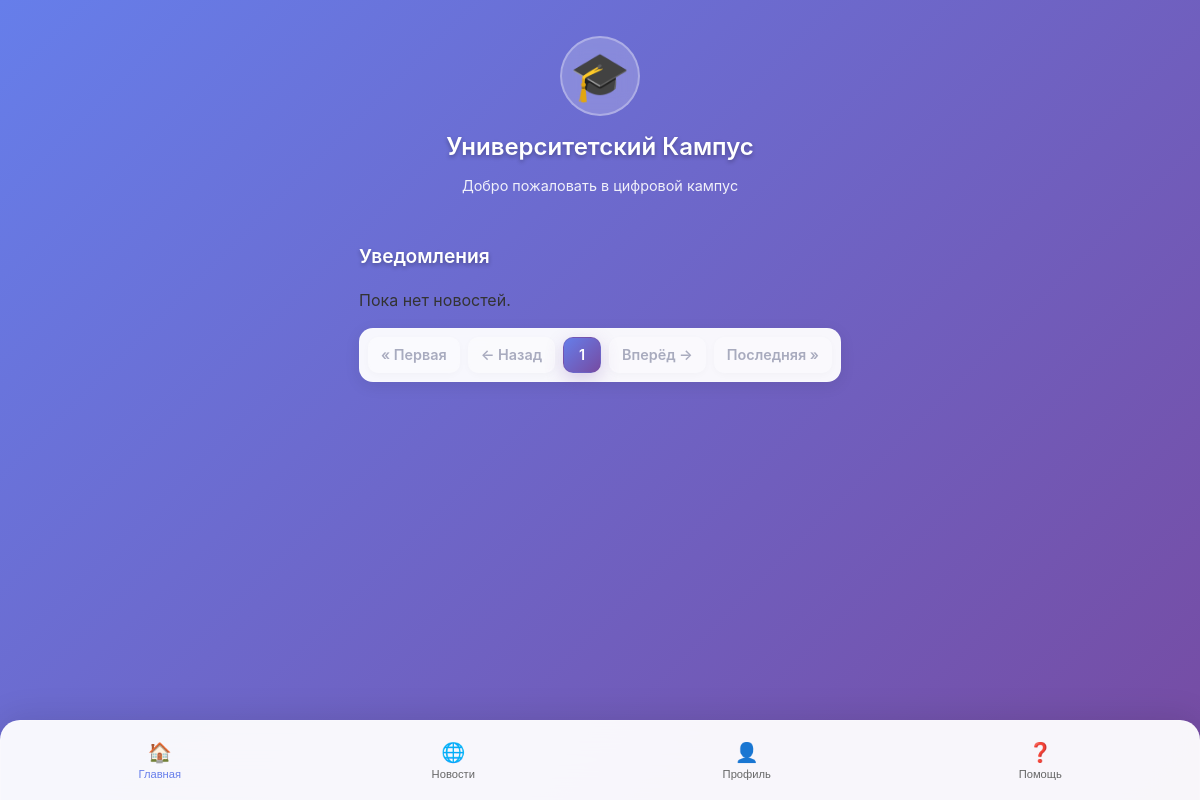
The page /news/ on the database as committed earlier.
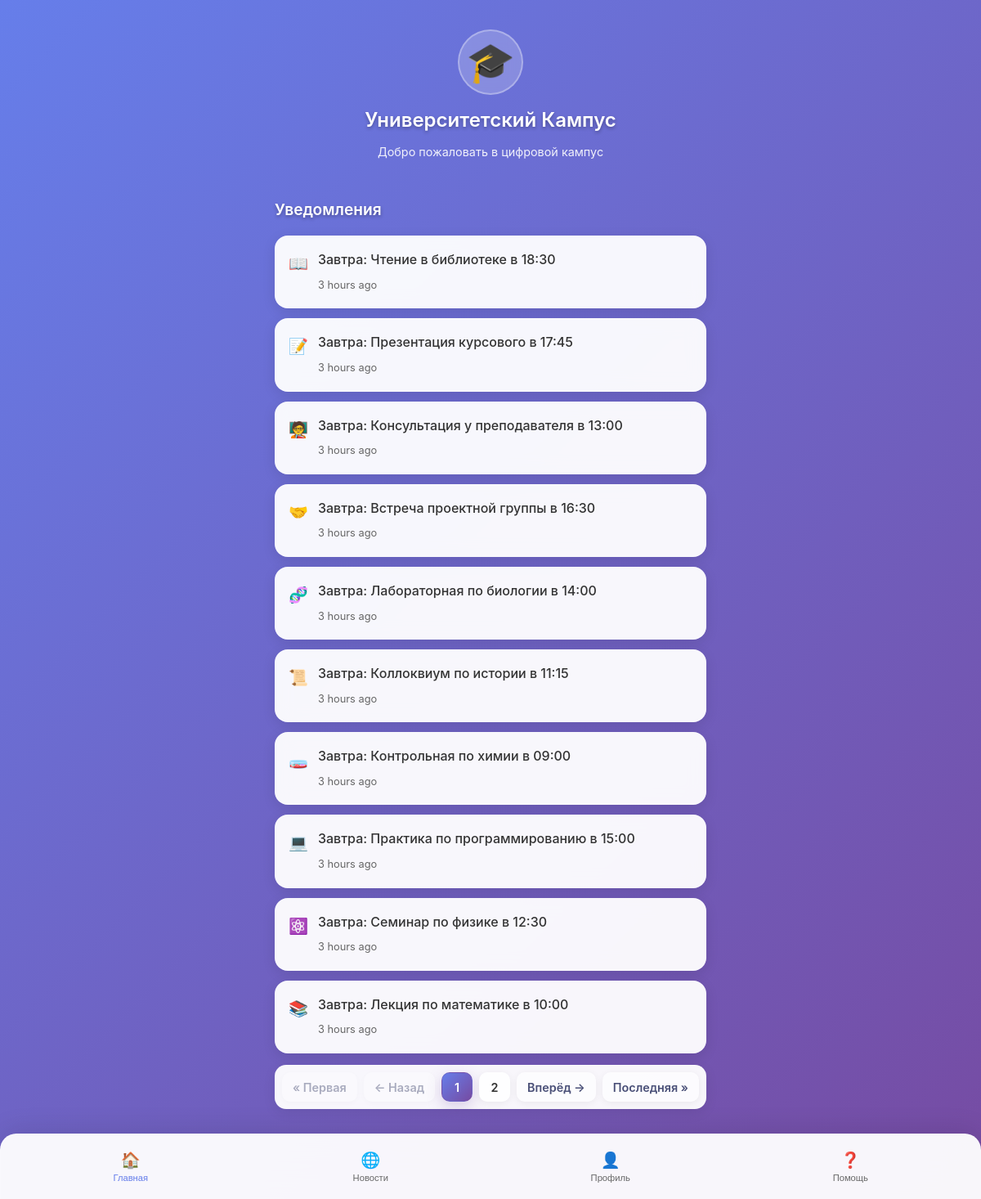
The same page on the database as committed later.
### main/models.py (models this page shows, shortened)
class NewsPost(models.Model):
    university = models.ForeignKey('University', on_delete=models.CASCADE, related_name='news', null=True)
    news_icon = models.CharField(max_length=8, verbose_name="Эмодзи")
    title = models.CharField(max_length=255, verbose_name="Заголовок")
    body = models.TextField(verbose_name="Текст новости")
    created_at = models.DateTimeField(auto_now_add=True)
    published_at = models.DateTimeField(default=timezone.now)
    author = models.CharField(max_length=100, verbose_name="Автор")
    cover_image = models.ImageField(upload_to="news_covers/", blank=True, null=True)
    is_published = models.BooleanField(default=True)
    class Meta:
        ordering = ["-published_at"]
    def get_absolute_url(self):
        return reverse("news_detail", kwargs={"news_id": self.id})

### main/views/news.py (the view)
# urls.py: path('news/', views.news_view, name='news_view'),
def news_view(request):
    PAGINATOR_COUNT = 10
    qs = NewsPost.objects.filter(is_published=True).order_by("-published_at")
    person = Person.objects.filter(pk=1).first()
    if person:
        student = getattr(person, "student", None)
        if student:
            uni = student.university
            qs = qs.filter(university=uni)
        else:
            teacher = getattr(person, "teacher", None)
            if teacher:
                qs = qs.filter(university=teacher.university)
    paginator = Paginator(qs, PAGINATOR_COUNT)
    page = request.GET.get("page", 1)
    try:
        page_obj = paginator.page(page)
    except PageNotAnInteger:
        page_obj = paginator.page(1)
    except EmptyPage:
        page_obj = paginator.page(paginator.num_pages)
    return render(request, 'main/news/news_list.html', {
        "page_obj": page_obj,
        "paginator": paginator,
        "is_paginated": page_obj.has_other_pages(),
    })

### main/templatetags/pagination.py (called while the page is built)
@register.simple_tag(takes_context=True)
def page_url(context, request, page_number):
    params = request.GET.copy()
    params["page"] = page_number
    qs = params.urlencode()
    return f"?{qs}" if qs else f"?page={page_number}"

### main/templates/main/news/news_list.html (shortened to what this page needs)
{% extends 'main/index.html' %}
{% load news_extras %}
{% load humanize %}
{% load static %}
{% block extra_styles %}
    <link rel="stylesheet" href="{% static 'css/nl_paginator.css' %}">
{% endblock %}
{% block content %}
    <section class="notifications">
        <h2 class="section-title">Уведомления</h2>
        <div class="notifications-list">
            {% if page_obj.object_list %}
                {% for n in page_obj.object_list %}
                    <a href="{{ n.get_absolute_url }}" class="link-reset">
                        <article class="notification-item">
                            <div class="notification-icon">{{ n.news_icon }}</div>
                            <div class="notification-content">
                                <p class="notification-text">{{ n.title }}</p>
                                <span class="notification-time"> {{ n.published_at|naturaltime }}
                            </span>
                            </div>
                        </article>
                    </a>
                {% endfor %}
            {% else %}
                <p>Пока нет новостей.</p>
            {% endif %}
        </div>
        {% include 'main/menu/paginator.html' %}
    </section>
{% endblock %}

### main/templates/main/index.html (shortened to what this page needs)
<!DOCTYPE html>
{% load static %}
<html lang="ru">
<head>
    <link rel="stylesheet" href="{% static 'css/styles.css' %}">
    {% block extra_styles %}{% endblock %}
</head>
<body>
    <div class="container">
        {% include 'main/menu/header_menu.html' %}
        {% block content %}{% endblock %}
    </div>
    {% include 'main/menu/nav_menu.html' %}
</body>
</html>

### main/templates/main/menu/header_menu.html
{% load static %}
<header class="header">
    <div class="university-logo">
        <div class="logo-icon">🎓</div>
        <h1>Университетский Кампус</h1>
    </div>
    <p class="welcome-text">Добро пожаловать в цифровой кампус</p>
</header>

### main/templates/main/menu/paginator.html (shortened to what this page needs)
{% load pagination %}
<nav class="paginator" aria-label="Пагинация">
    {% if page_obj.has_previous %}
        <a class="page-btn page-btn--ghost" href="{% page_url request 1 %}" aria-disabled="false">« Первая</a>
    {% else %}
        <span class="page-btn page-btn--ghost is-disabled" aria-disabled="true">« Первая</span>
    {% endif %}
    {% if page_obj.has_previous %}
        <a class="page-btn page-btn--ghost" href="{% page_url request page_obj.previous_page_number %}"
           aria-disabled="false">← Назад</a>
    {% else %}
        <span class="page-btn page-btn--ghost is-disabled" aria-disabled="true">← Назад</span>
    {% endif %}
    {% for i in paginator.page_range %}
        {% if i >= page_obj.number|add:'-2' and i <= page_obj.number|add:'2' %}
            {% if i == page_obj.number %}
                <span class="page-btn is-active" aria-current="page">{{ i }}</span>
            {% else %}
                <a class="page-btn" href="{% page_url request i %}">{{ i }}</a>
            {% endif %}
        {% endif %}
    {% endfor %}
    {% if page_obj.has_next %}
        <a class="page-btn page-btn--ghost" href="{% page_url request page_obj.next_page_number %}"
           aria-disabled="false">Вперёд →</a>
    {% else %}
        <span class="page-btn page-btn--ghost is-disabled" aria-disabled="true">Вперёд →</span>
    {% endif %}
    {% if page_obj.has_next %}
        <a class="page-btn page-btn--ghost" href="{% page_url request paginator.num_pages %}" aria-disabled="false">Последняя
            »</a>
    {% else %}
        <span class="page-btn page-btn--ghost is-disabled" aria-disabled="true">Последняя »</span>
    {% endif %}
</nav>

### main/templates/main/menu/nav_menu.html
{% load static %}
<nav class="bottom-nav">
    <button class="nav-item active" data-page="main">
        <span class="nav-icon">🏠</span>
        <span class="nav-text">Главная</span>
    </button>
    <button class="nav-item" data-page="news">
        <span class="nav-icon">🌐</span>
        <span class="nav-text">Новости</span>
    </button>
    <button class="nav-item" data-page="profile">
        <span class="nav-icon">👤</span>
        <span class="nav-text">Профиль</span>
    </button>
    <button class="nav-item" data-page="help">
        <span class="nav-icon">❓</span>
        <span class="nav-text">Помощь</span>
    </button>
</nav>

### main/static/css/styles.css (style rules this page uses)
* { margin: 0; padding: 0; box-sizing: border-box; -webkit-tap-highlight-color: transparent; }
html, body { height: 100%; }
body { font-family: -apple-system, BlinkMacSystemFont, 'Segoe UI', Roboto, Oxygen, Ubuntu, sans-serif; background: linear-gradient(135deg, #667eea 0%, #764ba2 100%); color: #333; line-height: 1.6; min-height: 100vh; padding: env(safe-area-inset-top) env(safe-area-inset-right) env(safe-area-inset-bottom) env(safe-area-inset-left); display: flex; flex-direction: column; }
.container { max-width: 100%; padding: 16px; margin: 0 auto; flex: 1; display: flex; flex-direction: column; padding-bottom: 100px; }
.header { text-align: center; margin-bottom: 24px; padding: 20px 0; }
.university-logo { display: flex; flex-direction: column; align-items: center; gap: 12px; }
.logo-icon { font-size: 3rem; background: rgba(255, 255, 255, 0.2); width: 80px; height: 80px; border-radius: 50%; display: flex; align-items: center; justify-content: center; backdrop-filter: blur(10px); border: 2px solid rgba(255, 255, 255, 0.3); }
.header h1 { color: white; font-size: 1.5rem; font-weight: 600; margin: 0; text-shadow: 0 2px 4px rgba(0, 0, 0, 0.3); }
.welcome-text { color: rgba(255, 255, 255, 0.9); font-size: 0.9rem; margin-top: 8px; }
.section-title { color: white; font-size: 1.2rem; font-weight: 600; margin-bottom: 16px; text-shadow: 0 2px 4px rgba(0, 0, 0, 0.3); }
.notifications-list { display: flex; flex-direction: column; gap: 12px; }
.notification-item { background: rgba(255, 255, 255, 0.95); border-radius: 16px; padding: 16px; display: flex; align-items: flex-start; gap: 12px; box-shadow: 0 4px 16px rgba(0, 0, 0, 0.1); backdrop-filter: blur(10px); border: 1px solid rgba(255, 255, 255, 0.2); }
.notification-icon { font-size: 1.2rem; margin-top: 2px; }
.notification-content { flex: 1; }
.notification-text { font-weight: 500; margin-bottom: 4px; }
.notification-time { color: #666; font-size: 0.8rem; }
.bottom-nav { position: fixed; bottom: 0; left: 0; right: 0; display: flex; background: rgba(255, 255, 255, 0.95); border-radius: 20px 20px 0 0; padding: 12px; box-shadow: 0 -4px 32px rgba(0, 0, 0, 0.1); backdrop-filter: blur(20px); border: 1px solid rgba(255, 255, 255, 0.2); border-bottom: none; z-index: 1000; padding-bottom: calc(12px + env(safe-area-inset-bottom)); }
.nav-item { flex: 1; background: none; border: none; padding: 8px 4px; display: flex; flex-direction: column; align-items: center; gap: 4px; border-radius: 12px; cursor: pointer; transition: background-color 0.2s ease; color: #666; }
.nav-item.active { color: #667eea; }
.nav-icon { font-size: 1.2rem; }
.nav-text { font-size: 0.7rem; font-weight: 500; }
@media (min-height: 800px) { .container { padding-bottom: 110px; } }
.link-reset { all: unset; cursor: pointer; }

### main/static/css/nl_paginator.css (style rules this page uses)
.paginator { margin-top: 14px; display: flex; flex-wrap: wrap; align-items: center; gap: 8px; background: rgba(255,255,255,0.95); border: 1px solid rgba(255,255,255,0.2); border-radius: 14px; padding: 8px; box-shadow: 0 4px 16px rgba(0,0,0,0.08); backdrop-filter: blur(10px); }
.page-btn, .page-gap { display: inline-flex; align-items: center; justify-content: center; min-width: 38px; height: 36px; padding: 0 12px; border-radius: 10px; font-size: .9rem; font-weight: 600; text-decoration: none; user-select: none; }
.page-btn { color: #333; background: rgba(255,255,255,0.9); border: 1px solid rgba(255,255,255,0.28); box-shadow: 0 2px 10px rgba(0,0,0,0.06); transition: transform .15s ease, box-shadow .15s ease, border-color .15s ease, color .15s ease, background .15s ease; }
.page-btn.is-active { color: #fff; background: linear-gradient(135deg, #667eea, #764ba2); border-color: rgba(118,75,162,0.35); box-shadow: 0 6px 18px rgba(118,75,162,.25); cursor: default; }
.page-btn.page-btn--ghost { background: rgba(255,255,255,0.6); color: #494f77; }
.page-btn.is-disabled { pointer-events: none; opacity: .45; filter: grayscale(10%); }

Rows that differ between the two databases and show on the page:
added NewsPost: news_icon "📖", title "Завтра: Чтение в библиотеке в 18:30", published_at "3 hours ago"
added NewsPost: news_icon "📝", title "Завтра: Презентация курсового в 17:45", published_at "3 hours ago"
added NewsPost: news_icon "🧑‍🏫", title "Завтра: Консультация у преподавателя в 13:00", published_at "3 hours ago"
added NewsPost: news_icon "🤝", title "Завтра: Встреча проектной группы в 16:30", published_at "3 hours ago"
added NewsPost: news_icon "🧬", title "Завтра: Лабораторная по биологии в 14:00", published_at "3 hours ago"
added NewsPost: news_icon "📜", title "Завтра: Коллоквиум по истории в 11:15", published_at "3 hours ago"
added NewsPost: news_icon "🧫", title "Завтра: Контрольная по химии в 09:00", published_at "3 hours ago"
added NewsPost: news_icon "💻", title "Завтра: Практика по программированию в 15:00", published_at "3 hours ago"
added NewsPost: news_icon "⚛️", title "Завтра: Семинар по физике в 12:30", published_at "3 hours ago"
added NewsPost: news_icon "📚", title "Завтра: Лекция по математике в 10:00", published_at "3 hours ago"
Other text that changed with them:
new list line: "2"
text no longer shown: "Пока нет новостей."
